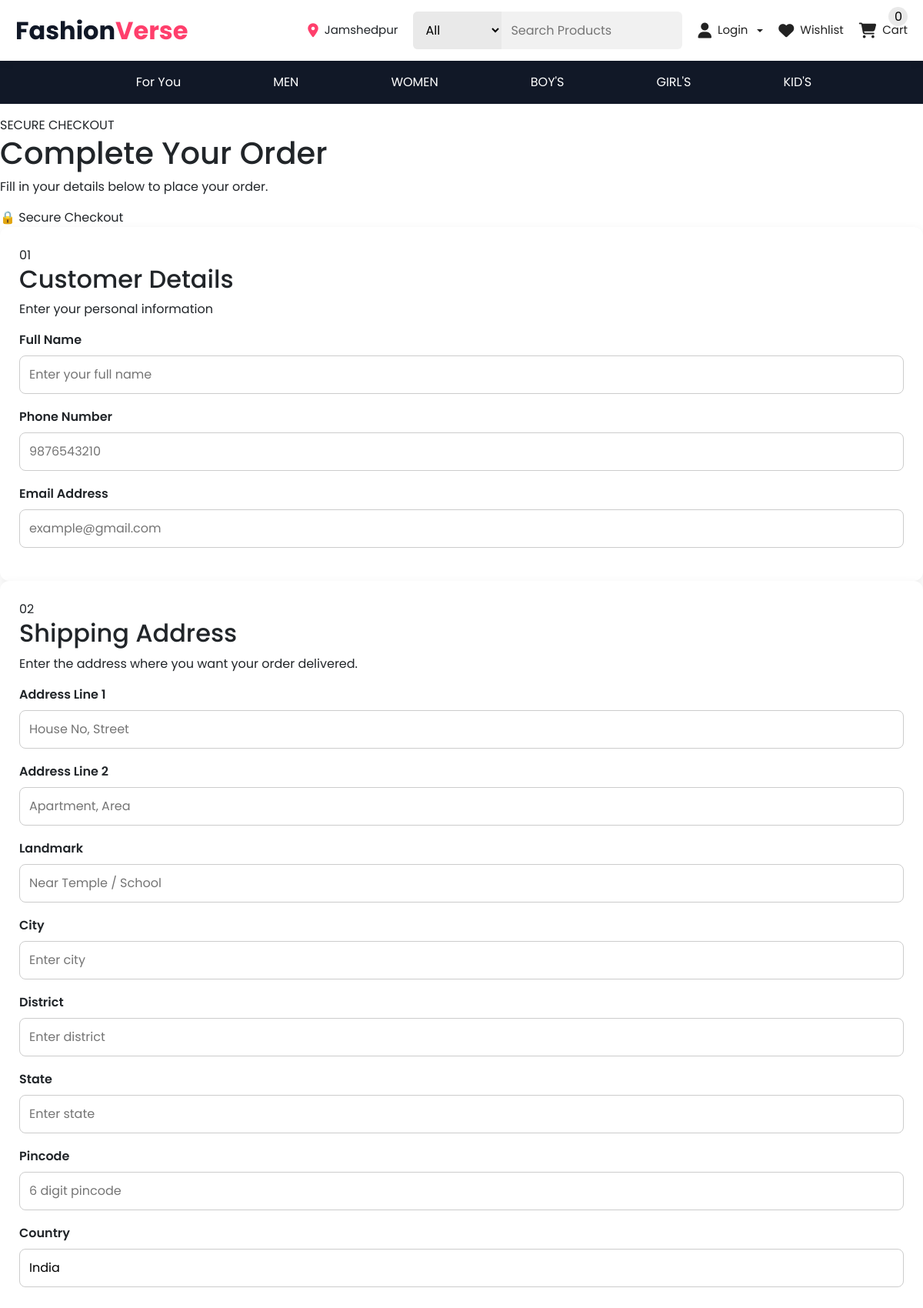
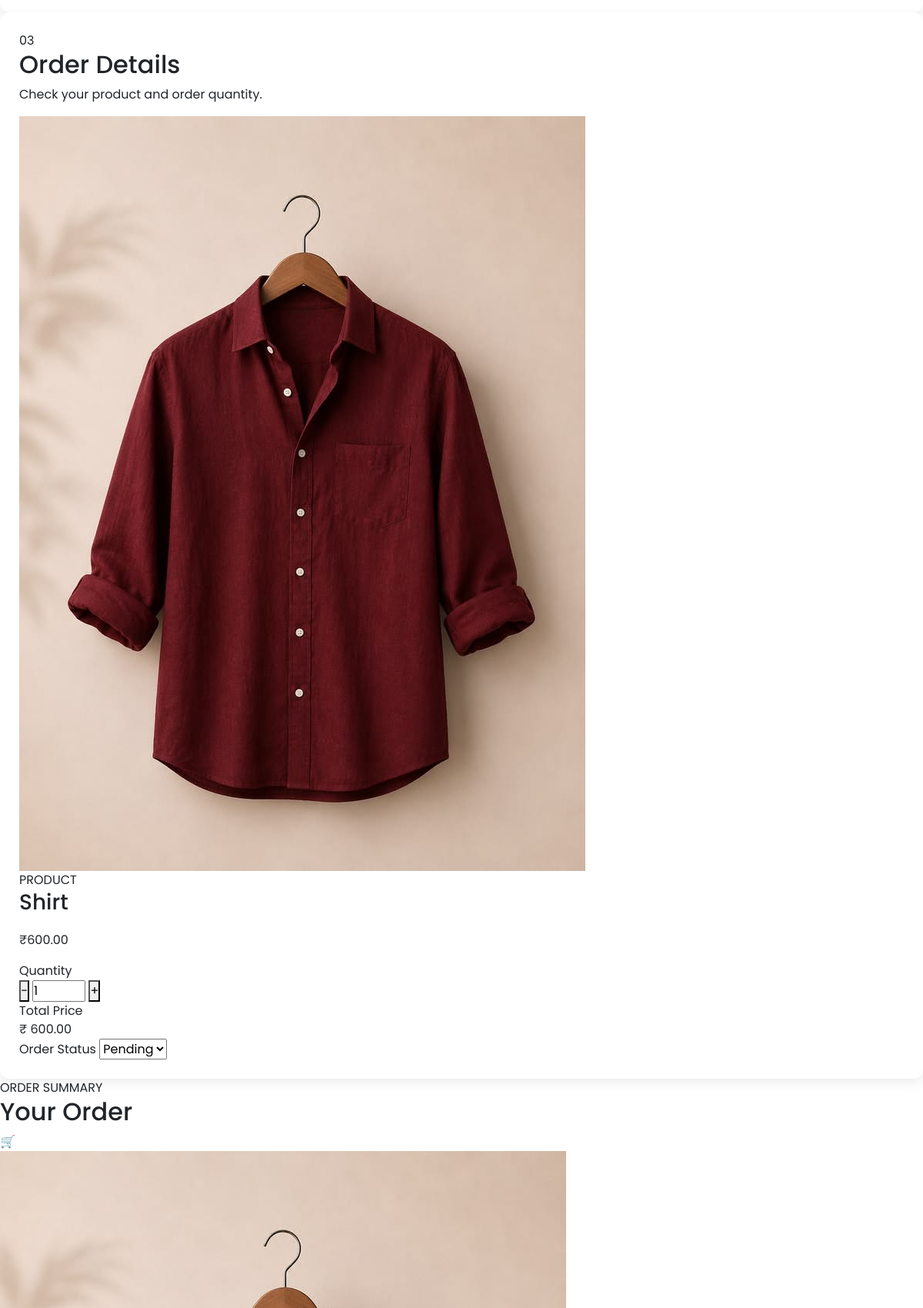
The app's page /order/shipping/25 (upper part) with its own data (2 pictures, top to bottom).
### vendors/models.py (models this page shows, shortened)
class Product(models.Model):
    STOCK_STATUS = (
        ("In Stock", "In Stock"),
        ("Out of Stock", "Out of Stock"),
    )
    SIZE_CHOICES = (
        ("XS", "XS"),
        ("S", "S"),
        ("M", "M"),
        ("L", "L"),
        ("XL", "XL"),
        ("XXL", "XXL"),
    )
    COLOR_CHOICES = (
        ("Black", "Black"),
        ("White", "White"),
        ("Blue", "Blue"),
        ("Red", "Red"),
        ("Green", "Green"),
        ("Yellow", "Yellow"),
        ("Pink", "Pink"),
        ("Grey", "Grey"),
    )
    vendor = models.ForeignKey(
        Vendor,
        on_delete=models.CASCADE,
        related_name="products"
    )
    category = models.ForeignKey(
        Category,
        on_delete=models.CASCADE,
        related_name="products"
    )
    product_name = models.CharField(max_length=200)
    brand = models.CharField(max_length=100, blank=True)
    description = models.TextField()
    original_price = models.DecimalField(max_digits=10, decimal_places=2)
    selling_price = models.DecimalField(max_digits=10, decimal_places=2)
    quantity = models.PositiveIntegerField(default=1)
    stock_status = models.CharField(
        max_length=20,
        choices=STOCK_STATUS,
        default="In Stock"
    )
    size = models.CharField(
        max_length=10,
        choices=SIZE_CHOICES,
        blank=True,
        null=True
    )
    color = models.CharField(
        max_length=20,
        choices=COLOR_CHOICES,
        blank=True,
        null=True
    )
    product_image = models.ImageField(
        upload_to="products/",
        blank=True,
        null=True
    )
    is_featured = models.BooleanField(default=False)
    is_active = models.BooleanField(default=True)
    created_at = models.DateTimeField(auto_now_add=True)
    updated_at = models.DateTimeField(auto_now=True)

### orders/views.py (the view, shortened to what this page needs)
# urls.py: path('shipping/<int:product_id>', views.shipping, name="shipping"),
def shipping(request, product_id):
    product = get_object_or_404(Product, id=product_id)
    context = {
        "product": product,
    }
    return render(request, "orders/shipping.html", context)

### orders/templates/orders/shipping.html (shortened to what this page needs)
{% extends 'base.html' %}
{% load static %}
{% block css %}
<link rel="stylesheet" href="{% static 'css/shipping.css' %}" />
{% endblock %}
{% block content %}
<div class="checkout-page">
<div class="checkout-heading">
    <div>
        <span class="checkout-label">SECURE CHECKOUT</span>
        <h1>Complete Your Order</h1>
        <p>
            Fill in your details below to place your order.
        </p>
    </div>
    <div class="secure-badge">
        🔒 Secure Checkout
    </div>
</div>
<form action="" method="POST" id="checkoutForm">
    <div class="checkout-layout">
        <div class="checkout-left">
            <div class="checkout-card">
                <div class="card-header">
                    <div class="step-number">
                        01
                    </div>
                    <div>
                        <h2>Customer Details</h2>
                        <p>
                            Enter your personal information
                        </p>
                    </div>
                </div>
                <div class="form-grid">
                    <div class="form-group full-width">
                        <label for="full_name">
                            Full Name
                        </label>
                        <input
                            type="text"
                            id="full_name"
                            name="full_name"
                            placeholder="Enter your full name"
                            required
                        >
                    </div>
                    <div class="form-group">
                        <label for="phone_number">
                            Phone Number
                        </label>
                        <input
                            type="tel"
                            id="phone_number"
                            name="phone_number"
                            placeholder="9876543210"
                            maxlength="10"
                            required
                        >
                    </div>
                    <div class="form-group">
                        <label for="email">
                            Email Address
                        </label>
                        <input
                            type="email"
                            id="email"
                            name="email"
                            placeholder="example@gmail.com"
                            required
                        >
                    </div>
                </div>
            </div>
            <div class="checkout-card">
                <div class="card-header">
                    <div class="step-number">
                        02
                    </div>
                    <div>
                        <h2>Shipping Address</h2>
                        <p>
                            Enter the address where you want your order delivered.
                        </p>
                    </div>
                </div>
                <div class="form-grid">
                    <div class="form-group full-width">
                        <label for="address_line_1">
                            Address Line 1
                        </label>
                        <input
                            type="text"
                            id="address_line_1"
                            name="address_line_1"
                            placeholder="House No, Street"
                            required
                        >
                    </div>
                    <div class="form-group full-width">
                        <label for="address_line_2">
                            Address Line 2
                        </label>
                        <input
                            type="text"
                            id="address_line_2"
                            name="address_line_2"
                            placeholder="Apartment, Area"
                        >
                    </div>
                    <div class="form-group full-width">
                        <label for="landmark">
                            Landmark
                        </label>
                        <input
                            type="text"
                            id="landmark"
                            name="landmark"
                            placeholder="Near Temple / School"
                        >
                    </div>
                    <div class="form-group">
                        <label for="city">
                            City
                        </label>
                        <input
                            type="text"
                            id="city"
                            name="city"
                            placeholder="Enter city"
                            required
                        >
                    </div>
                    <div class="form-group">
                        <label for="district">
                            District
                        </label>
                        <input
                            type="text"
                            id="district"
                            name="district"
                            placeholder="Enter district"
                            required
                        >
                    </div>
                    <div class="form-group">
                        <label for="state">
                            State
                        </label>
                        <input
                            type="text"
                            id="state"
                            name="state"
                            placeholder="Enter state"
                            required
                        >
                    </div>
                    <div class="form-group">
                        <label for="pincode">
                            Pincode
                        </label>
                        <input
                            type="text"
                            id="pincode"
                            name="pincode"
                            placeholder="6 digit pincode"
                            maxlength="6"
                            required
                        >
                    </div>
                    <div class="form-group full-width">
                        <label for="country">
                            Country
                        </label>
                        <input
                            type="text"
                            id="country"
                            name="country"
                            value="India"
                            required
                        >
                    </div>
                </div>
            </div>
            <div class="checkout-card">
                <div class="card-header">
                    <div class="step-number">
                        03
                    </div>
                    <div>
                        <h2>Order Details</h2>
                        <p>
                            Check your product and order quantity.
                        </p>
                    </div>
                </div>
                <div class="product-box">
                    <div class="product-image">
                        {% if product.product_image %}
                            <img
                                src="{{ product.product_image.url }}"
                                alt="{{ product.product_name }}"
                            >
                        {% else %}
                            <div class="no-image">
                                🛍️
                            </div>
                        {% endif %}
                    </div>
                    <div class="product-information">
                        <span class="product-label">
                            PRODUCT
                        </span>
                        <h3>
                            {{ product.product_name }}
                        </h3>
                        <p>
                            ₹{{ product.selling_price }}
                        </p>
                    </div>
                </div>
                <div class="order-fields">
                    <div class="order-field">
                        <label>
                            Quantity
                        </label>
                        <div class="quantity-control">
                            <button
                                type="button"
                                id="decreaseQty"
                            >
                                −
                            </button>
                            <input
                                type="number"
                                id="quantity"
                                name="quantity"
                                value="1"
                                min="1"
                                max="{{ product.quantity }}"
                            >
                            <button
                                type="button"
                                id="increaseQty"
                            >
                                +
                            </button>
                        </div>
                    </div>
                    <div class="order-field">
                        <label>
                            Total Price
                        </label>
                        <div class="total-price-box">
                            ₹<span id="totalDisplay">
                                {{ product.selling_price }}
                            </span>
                        </div>
                    </div>
                    <div class="order-field">
                        <label for="order_status">
                            Order Status
                        </label>
                        <select
                            name="order_status"
                            id="order_status"
                        >
                            <option value="Pending">
                                Pending
                            </option>
                        </select>
                    </div>
                </div>
            </div>
        </div>
        <div class="checkout-right">
            <div class="summary-card">
                <div class="summary-title">
                    <div>
                        <span>
                            ORDER SUMMARY
                        </span>
                        <h2>
                            Your Order
                        </h2>
                    </div>
                    <div class="summary-icon">
                        🛒
                    </div>
                </div>
                <div class="summary-product">
                    <div class="summary-product-image">
                        {% if product.product_image %}
                            <img
                                src="{{ product.product_image.url }}"
                                alt="{{ product.product_name }}"
                            >
                        {% else %}
                            🛍️
                        {% endif %}
                    </div>
                </div>
            </div>
        </div>
    </div>
</form>
</div>
{% endblock %}

### orders/static/css/shipping.css (style rules this page uses)
.checkout-card { background:#fff; padding:25px; border-radius:12px; box-shadow:0 5px 15px rgba(0,0,0,.08); }
.checkout-card h3 { margin-bottom:20px; }
.form-group { margin-bottom:18px; }
.form-group label { display:block; margin-bottom:8px; font-weight:600; }
.form-group input, .form-group select { width:100%; padding:12px; border:1px solid #ccc; border-radius:8px; outline:none; }

### static/css/navbar.css (style rules this page uses)
* { margin:0; padding:0; box-sizing:border-box; font-family:'Poppins',sans-serif; }
body { background:#f5f5f5; }

### core/static/css/index.css (style rules this page uses)
* { margin:0; padding:0; box-sizing:border-box; font-family:Arial,Helvetica,sans-serif; }
body { background:#f7f7f7; }

### core/static/css/men.css (style rules this page uses)
* { margin:0; padding:0; box-sizing:border-box; font-family:Poppins,sans-serif; }
body { background:#f7f7f7; }

### core/static/css/women.css (style rules this page uses)
* { margin:0; padding:0; box-sizing:border-box; font-family:Poppins,sans-serif; }
body { background:#fafafa; }

### core/static/css/girls.css (style rules this page uses)
* { margin:0; padding:0; box-sizing:border-box; font-family:Poppins,sans-serif; }
body { background:#fff8fb; }

### core/static/css/boys.css (style rules this page uses)
* { margin:0; padding:0; box-sizing:border-box; font-family:Poppins,sans-serif; }
body { background:#f5f8ff; }

### core/static/css/kids.css (style rules this page uses)
* { margin:0; padding:0; box-sizing:border-box; font-family:Poppins,sans-serif; }
body { background:#fffdf5; }

### records on screen
Product: product_image (picture), product_name "Shirt", selling_price "600.00"
